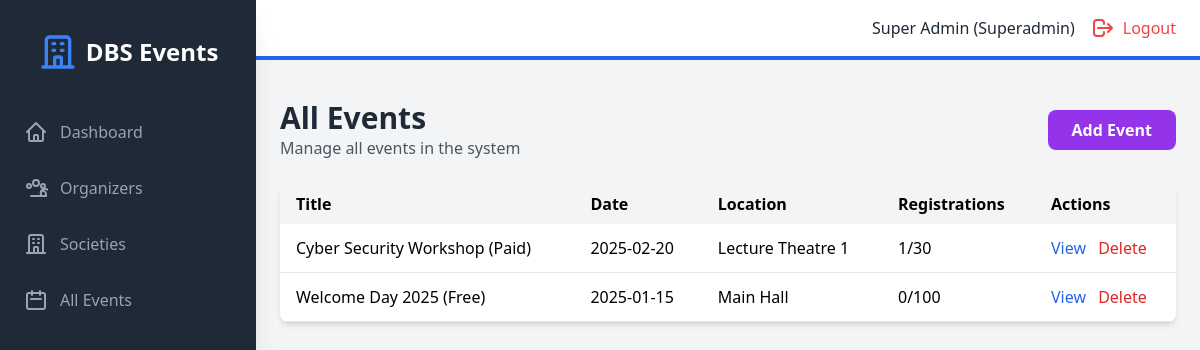
The app's page /admin/events (signed in), older data.
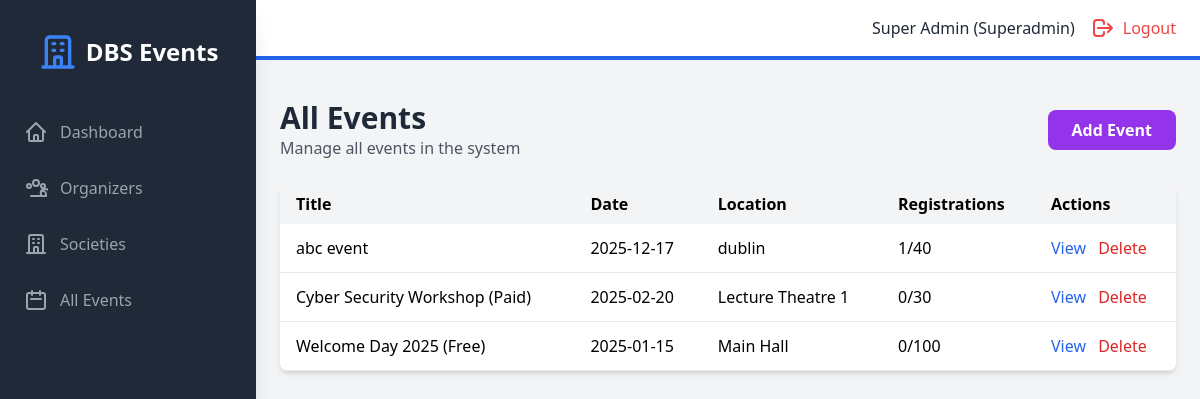
The same page, newer data.
### models.py (models this page shows, shortened)
class Event(db.Model):
    id = db.Column(db.Integer, primary_key=True)
    title = db.Column(db.String(200), nullable=False)
    description = db.Column(db.Text, nullable=True)
    event_date = db.Column(db.DateTime, nullable=False)
    location = db.Column(db.String(200), nullable=False)
    capacity = db.Column(db.Integer, nullable=False)
    is_paid = db.Column(db.Boolean, default=False)
    cost = db.Column(db.Float, default=0.0)
    society_id = db.Column(db.Integer, db.ForeignKey('society.id'), nullable=True)
    created_by = db.Column(db.Integer, db.ForeignKey('user.id'), nullable=False)
    created_at = db.Column(db.DateTime, default=datetime.utcnow)
    registrations = db.relationship('Registration', backref='event', lazy=True, cascade='all, delete-orphan')
    def get_registered_count(self):
        return len(self.registrations)

### backend/routes/admin.py (the view)
@admin_bp.route("/admin/events", endpoint="admin_events")
@admin_required
def admin_events():
    events = Event.query.order_by(Event.event_date.desc()).all()
    return render_template("admin/events.html", events=events)

### backend/main.py (called while the page is built)
@login_manager.user_loader
def load_user(user_id):
    return User.query.get(int(user_id))

### frontend/templates/admin/events.html (shortened to what this page needs)
{% extends "base.html" %}
{% block auth_content %}
<div class="mb-6 flex justify-between items-center">
    <div>
        <h1 class="text-3xl font-bold text-gray-800">All Events</h1>
        <p class="text-gray-600">Manage all events in the system</p>
    </div>
    <a href="{{ url_for('admin.admin_add_event') }}" class="bg-purple-600 text-white px-6 py-2 rounded-lg hover:bg-purple-700 font-semibold">
        Add Event
    </a>
</div>
{% if events %}
<div class="bg-white rounded-lg shadow-md overflow-hidden">
    <table class="w-full">
        <thead class="bg-gray-100">
            <tr>
                <th class="px-4 py-2 text-left">Title</th>
                <th class="px-4 py-2 text-left">Date</th>
                <th class="px-4 py-2 text-left">Location</th>
                <th class="px-4 py-2 text-left">Registrations</th>
                <th class="px-4 py-2 text-left">Actions</th>
            </tr>
        </thead>
        <tbody>
            {% for event in events %}
            <tr class="border-b hover:bg-gray-50">
                <td class="px-4 py-3">{{ event.title }}</td>
                <td class="px-4 py-3">{{ event.event_date.strftime('%Y-%m-%d') }}</td>
                <td class="px-4 py-3">{{ event.location }}</td>
                <td class="px-4 py-3">{{ event.get_registered_count() }}/{{ event.capacity }}</td>
                <td class="px-4 py-3">
                    <a href="{{ url_for('registrations.view_registrations', event_id=event.id) }}" class="text-blue-600 hover:underline">View</a>
                    <a href="{{ url_for('admin.admin_delete_event', event_id=event.id) }}" class="text-red-600 hover:underline ml-2">Delete</a>
                </td>
            </tr>
            {% endfor %}
        </tbody>
    </table>
</div>
{% else %}
<div class="text-center py-12 bg-white rounded-lg shadow-md">
    <p class="text-gray-500 text-xl">No events yet</p>
</div>
{% endif %}
{% endblock %}

Row changes from the older to the newer data that the page shows:
added Event: title "abc event", event_date "2025-12-17", location "dublin", get_registered_count "1", capacity "40"
computed for Event "Cyber Security Workshop (Paid)": get_registered_count "1" → "0"
